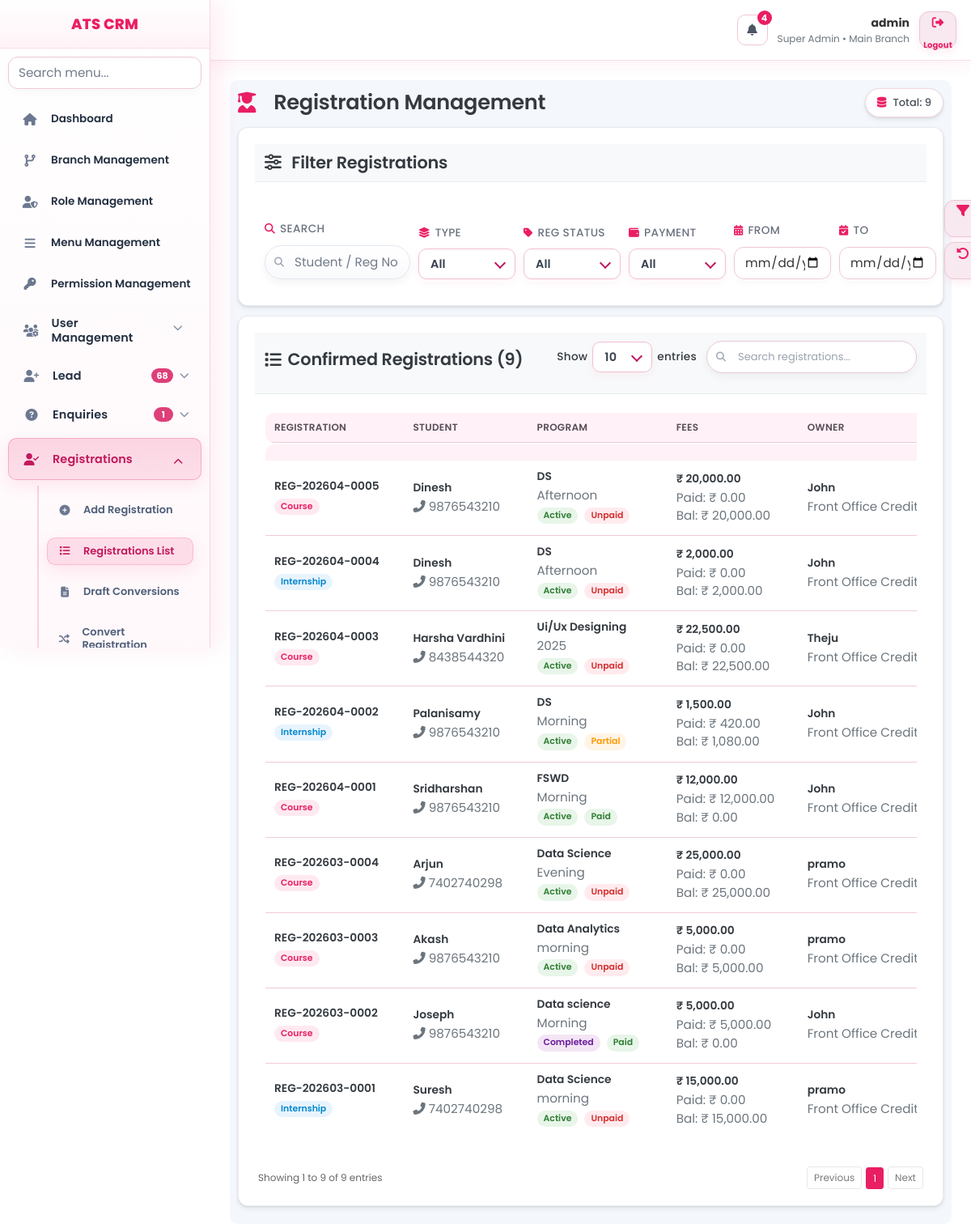
The page /index.php?page=registrations/list (signed in) on the database its author committed.
### tables this page shows
CREATE TABLE `menus` (
  `id` int(11) NOT NULL AUTO_INCREMENT,
  `menu_name` varchar(150) NOT NULL,
  `menu_slug` varchar(150) NOT NULL,
  `parent_id` int(11) DEFAULT NULL,
  `icon` varchar(100) DEFAULT NULL,
  `sort_order` int(11) DEFAULT 0,
  `status` tinyint(1) DEFAULT 1,
  `created_at` datetime DEFAULT current_timestamp(),
  `updated_at` datetime DEFAULT current_timestamp() ON UPDATE current_timestamp(),
  PRIMARY KEY (`id`)
);

CREATE TABLE `registrations` (
  `id` int(11) NOT NULL AUTO_INCREMENT,
  `registration_no` varchar(50) DEFAULT NULL,
  `enquiry_id` int(11) DEFAULT NULL,
  `branch_id` int(11) NOT NULL,
  `reg_type` enum('course','internship','workshop') NOT NULL,
  `source_type` enum('lead','direct','walkin','reference','online','other') DEFAULT 'direct',
  `joined_on` date DEFAULT NULL,
  `enquiry_snapshot_name` varchar(150) DEFAULT NULL,
  `enquiry_snapshot_phone` varchar(20) DEFAULT NULL,
  `enquiry_snapshot_email` varchar(150) DEFAULT NULL,
  `program_name` varchar(150) DEFAULT NULL,
  `batch_name` varchar(150) DEFAULT NULL,
  `internship_days` int(11) DEFAULT NULL,
  `internship_batch` varchar(100) DEFAULT NULL,
  `internship_start_date` date DEFAULT NULL,
  `internship_end_date` date DEFAULT NULL,
  `internship_completion_status` enum('pending','in_progress','completed') NOT NULL DEFAULT 'pending',
  `internship_certificate_status` enum('not_given','given') NOT NULL DEFAULT 'not_given',
  `internship_certificate_issued_at` datetime DEFAULT NULL,
  `internship_report_status` enum('not_provided','provided') NOT NULL DEFAULT 'not_provided',
  `internship_report_issued_at` datetime DEFAULT NULL,
  `internship_report_due_days` int(11) DEFAULT NULL,
  `total_fee` decimal(10,2) NOT NULL DEFAULT 0.00,
  `discount_amount` decimal(10,2) NOT NULL DEFAULT 0.00,
  `final_fee` decimal(10,2) NOT NULL DEFAULT 0.00,
  `paid_amount` decimal(10,2) NOT NULL DEFAULT 0.00,
  `balance_amount` decimal(10,2) NOT NULL DEFAULT 0.00,
  `payment_status` enum('unpaid','partial','paid') NOT NULL DEFAULT 'unpaid',
  `notes` text DEFAULT NULL,
  `registration_status` enum('draft','active','completed','cancelled') NOT NULL DEFAULT 'draft',
  `assigned_to` int(11) DEFAULT NULL,
  `created_by` int(11) NOT NULL,
  `created_at` datetime NOT NULL,
  `updated_at` datetime NOT NULL,
  PRIMARY KEY (`id`),
  UNIQUE KEY `uk_registration_no` (`registration_no`),
  KEY `enquiry_id` (`enquiry_id`),
  KEY `branch_id` (`branch_id`),
  KEY `assigned_to` (`assigned_to`),
  KEY `status` (`registration_status`),
  KEY `idx_enquiry_id` (`enquiry_id`),
  KEY `idx_branch_id` (`branch_id`),
  KEY `idx_reg_type` (`reg_type`),
  KEY `idx_assigned_to` (`assigned_to`),
  KEY `idx_registration_status` (`registration_status`),
  CONSTRAINT `fk_reg_enquiry` FOREIGN KEY (`enquiry_id`) REFERENCES `enquiries` (`id`) ON DELETE CASCADE
);

CREATE TABLE `users` (
  `id` int(11) NOT NULL AUTO_INCREMENT,
  `branch_id` int(11) DEFAULT NULL,
  `role_id` int(11) DEFAULT NULL,
  `name` varchar(150) NOT NULL,
  `email` varchar(150) NOT NULL,
  `phone` varchar(20) DEFAULT NULL,
  `password` varchar(255) NOT NULL,
  `must_change_password` tinyint(1) DEFAULT 0,
  `last_login` datetime DEFAULT NULL,
  `last_login_ip` varchar(45) DEFAULT NULL,
  `status` tinyint(1) DEFAULT 1,
  `created_at` datetime DEFAULT current_timestamp(),
  `updated_at` datetime DEFAULT current_timestamp() ON UPDATE current_timestamp(),
  `created_by` int(11) DEFAULT NULL,
  `updated_by` int(11) DEFAULT NULL,
  `ip_address` varchar(45) DEFAULT NULL,
  `user_agent` text DEFAULT NULL,
  `remember_selector` varchar(24) DEFAULT NULL,
  `remember_token_hash` varchar(255) DEFAULT NULL,
  `remember_expires` datetime DEFAULT NULL,
  `reset_token_hash` varchar(255) DEFAULT NULL,
  `reset_expires` datetime DEFAULT NULL,
  PRIMARY KEY (`id`),
  UNIQUE KEY `email` (`email`),
  KEY `branch_id` (`branch_id`),
  KEY `role_id` (`role_id`),
  KEY `idx_remember_selector` (`remember_selector`),
  KEY `idx_users_name` (`name`),
  KEY `idx_users_email` (`email`),
  CONSTRAINT `users_ibfk_1` FOREIGN KEY (`branch_id`) REFERENCES `branches` (`id`) ON DELETE SET NULL,
  CONSTRAINT `users_ibfk_2` FOREIGN KEY (`role_id`) REFERENCES `roles` (`id`) ON DELETE SET NULL
);

### views/registrations/list.php (the view, shortened to what the rows shown need)
<link rel="stylesheet" href="<?= BASE_URL ?>assets/css/reglist.css">
<?php
if (!function_exists('h')) {
  function h($v)
  {
    return htmlspecialchars((string) $v, ENT_QUOTES, 'UTF-8');
  }
}
      ?>
      <?php
$where = ["r.registration_status IN ('active','completed')"];
$params = [];
$whereSql = 'WHERE ' . implode(' AND ', $where);
$rows = [];
try {
  $sql = "
        SELECT
            r.*,
            e.enquiry_no,
            e.name AS enquiry_name,
            e.phone AS enquiry_phone,
            u.name AS owner_name
        FROM registrations r
        LEFT JOIN enquiries e ON e.id = r.enquiry_id
        LEFT JOIN users u ON u.id = r.assigned_to
        $whereSql
        ORDER BY r.id DESC
    ";
  $st = $pdo->prepare($sql);
  $st->execute($params);
  $rows = $st->fetchAll(PDO::FETCH_ASSOC);
} catch (Exception $e) {
  $rows = [];
}
function regTypeBadgeList($type)
{
  $map = [
    'course' => ['#e91e63', '#ffe9f0', 'Course'],
    'internship' => ['#0288d1', '#e8f4fd', 'Internship'],
    'workshop' => ['#ff9800', '#fff4e5', 'Workshop'],
  ];
  $c = $map[$type][0] ?? '#607d8b';
  $bg = $map[$type][1] ?? '#eef2f5';
  $t = $map[$type][2] ?? ucfirst((string) $type);
  return '<span class="badge-pill-custom" style="color:' . $c . ';background:' . $bg . ';border-color:' . $bg . ';">' . $t . '</span>';
}
function regStatusBadge($status)
{
  $map = [
    'active' => ['#2e7d32', '#e8f5e9', 'Active'],
    'completed' => ['#6a1b9a', '#f3e5f5', 'Completed'],
  ];
  $c = $map[$status][0] ?? '#607d8b';
  $bg = $map[$status][1] ?? '#eef2f5';
  $t = $map[$status][2] ?? ucfirst((string) $status);
  return '<span class="badge-pill-custom" style="color:' . $c . ';background:' . $bg . ';border-color:' . $bg . ';">' . $t . '</span>';
}
function payStatusBadgeList($type)
{
  $map = [
    'unpaid' => ['#d32f2f', '#ffebee', 'Unpaid'],
    'partial' => ['#ff9800', '#fff4e5', 'Partial'],
    'paid' => ['#2e7d32', '#e8f5e9', 'Paid'],
  ];
  $c = $map[$type][0] ?? '#607d8b';
  $bg = $map[$type][1] ?? '#eef2f5';
  $t = $map[$type][2] ?? ucfirst((string) $type);
  return '<span class="badge-pill-custom" style="color:' . $c . ';background:' . $bg . ';border-color:' . $bg . ';">' . $t . '</span>';
}
?>
<div class="leads-dashboard">
  <div class="dashboard-header">
    <h2><i class="fas fa-user-graduate" style="margin-right: 12px; color: #e91e63;"></i>Registration Management</h2>
  </div>
  <div class="card">
    <div class="table-container">
      <table class="leads-table" id="registrationsTable">
          <thead>
            <tr>
              <th>Registration</th>
              <th>Student</th>
              <th>Program</th>
              <th>Fees</th>
              <th>Owner</th>
            </tr>
          </thead>
          <tbody>
              <?php foreach ($rows as $r): ?>
                <tr>
                  <td>
                    <div class="primary-text"><?= h($r['registration_no'] ?: ('REG-' . $r['id'])) ?></div>
                    <div class="secondary-text"><?= regTypeBadgeList($r['reg_type'] ?? '') ?></div>
                  </td>
                  <td>
                    <div class="primary-text"><?= h($r['enquiry_snapshot_name'] ?: $r['enquiry_name'] ?: '-') ?></div>
                    <div class="secondary-text"><i class="fas fa-phone-alt"></i>
                      <?= h(visibleStudentContactValue($r['enquiry_snapshot_phone'] ?: $r['enquiry_phone'] ?: '-')) ?></div>
                  </td>
                  <td>
                    <div class="primary-text"><?= h($r['program_name'] ?: '-') ?></div>
                    <div class="secondary-text"><?= h($r['batch_name'] ?: '-') ?></div>
                    <div class="secondary-text"><?= regStatusBadge($r['registration_status'] ?? '') ?>
                      <?= payStatusBadgeList($r['payment_status'] ?? '') ?></div>
                  </td>
                  <td>
                    <div class="primary-text"><?= inr_symbol() ?> <?= h(number_format((float) ($r['final_fee'] ?? 0), 2)) ?></div>
                    <div class="secondary-text">Paid: <?= inr_symbol() ?> <?= h(number_format((float) ($r['paid_amount'] ?? 0), 2)) ?></div>
                    <div class="secondary-text">Bal: <?= inr_symbol() ?> <?= h(number_format((float) ($r['balance_amount'] ?? 0), 2)) ?></div>
                  </td>
                  <td>
                    <div class="primary-text"><?= h($r['owner_name'] ?: '-') ?></div>
                    <div class="secondary-text">Front Office Credit</div>
                  </td>
                </tr>
              <?php endforeach; ?>
          </tbody>
        </table>
    </div>
    </div>
  </div>
</div>

### views/layout/sidebar.php (shortened to what the rows shown need)
<?php
$role_id     = $_SESSION['role_id'] ?? 0;
$currentPage = $_GET['page'] ?? '';
$sessionUserId = (int)($_SESSION['user_id'] ?? 0);
$sessionBranchId = (int)($_SESSION['branch_id'] ?? 0);
$stmt = $pdo->prepare("
    SELECT m.*
    FROM menus m
    INNER JOIN role_permissions rp
        ON rp.menu_id = m.id
    WHERE rp.role_id = :role_id
      AND rp.can_view = 1
      AND m.status = 1
    ORDER BY m.parent_id ASC, m.sort_order ASC
");
$stmt->execute([
    'role_id' => $role_id
]);
$menus = $stmt->fetchAll(PDO::FETCH_ASSOC);
$menus = array_values(array_filter($menus, function($m) {
    $slug = $m['menu_slug'] ?? '';
    return !(
        strpos($slug, 'dashboard/') === 0
        || $slug === 'dashboard'
        || $slug === 'system/demo_reset'
    );
}));
$menuTree = [];
foreach ($menus as $menu) {
    if ($menu['parent_id'] === NULL) {
        $menuTree[$menu['id']] = $menu;
        $menuTree[$menu['id']]['children'] = [];
    }
}
foreach ($menus as $menu) {
    if ($menu['parent_id'] !== NULL && isset($menuTree[$menu['parent_id']])) {
        $menuTree[$menu['parent_id']]['children'][] = $menu;
    }
}
function isParentOpen($parent, $currentPage) {
    if (!isset($parent['children']) || empty($parent['children'])) return false;
    foreach ($parent['children'] as $child) {
        if ($currentPage === $child['menu_slug']) return true;
    }
    return false;
}
$sidebarBadges = [
    'lead' => 0,
    'enquiries' => 0,
    'enquiries/followups' => 0,
];
try {
    $sidebarBadgeCacheKey = 'sidebar_badges_' . $sessionUserId;
    $cachedSidebarBadges = $_SESSION[$sidebarBadgeCacheKey] ?? null;
    $useBadgeCache = is_array($cachedSidebarBadges)
        && isset($cachedSidebarBadges['ts'], $cachedSidebarBadges['values'])
        && (time() - (int)$cachedSidebarBadges['ts']) <= 30
        && (int)($cachedSidebarBadges['role_id'] ?? 0) === (int)$role_id
        && (int)($cachedSidebarBadges['branch_id'] ?? 0) === (int)$sessionBranchId;
    if ($useBadgeCache) {
        $vals = (array)$cachedSidebarBadges['values'];
        foreach ($sidebarBadges as $k => $v) {
            if (isset($vals[$k])) $sidebarBadges[$k] = max(0, (int)$vals[$k]);
        }
    } else {
        $leadSql = "SELECT COUNT(*) FROM leads l WHERE l.status NOT IN ('converted','closed')";
        $leadParams = [];
        $stLead = $pdo->prepare($leadSql);
        $stLead->execute($leadParams);
        $sidebarBadges['lead'] = (int)($stLead->fetchColumn() ?: 0);
        $enqSql = "SELECT COUNT(*) FROM enquiries e WHERE e.status IN ('new','followup')";
        $enqParams = [];
        $stEnq = $pdo->prepare($enqSql);
        $stEnq->execute($enqParams);
        $sidebarBadges['enquiries'] = (int)($stEnq->fetchColumn() ?: 0);
        $fuSql = "
            SELECT COUNT(*)
            FROM enquiry_followups f
            INNER JOIN enquiries e ON e.id = f.enquiry_id
            WHERE LOWER(TRIM(COALESCE(f.status,'pending'))) = 'pending'
        ";
        $fuParams = [];
        $stFu = $pdo->prepare($fuSql);
        $stFu->execute($fuParams);
        $sidebarBadges['enquiries/followups'] = (int)($stFu->fetchColumn() ?: 0);
    }
} catch (Throwable $e) {
}
if (!function_exists('sidebarBadgeText')) {
    function sidebarBadgeText($count): string {
        $c = max(0, (int)$count);
        return $c > 99 ? '99+' : (string)$c;
    }
}
?>
<div class="sidebar" id="crmSidebar">
    <ul class="menu-list">
        <?php foreach ($menuTree as $parent): ?>
            <?php
                $hasChildren  = !empty($parent['children']);
                $parentOpen   = isParentOpen($parent, $currentPage);
                $parentActive = ($currentPage === $parent['menu_slug']) || $parentOpen;
            ?>
            <li class="<?= $parentActive ? 'active' : '' ?> <?= $hasChildren ? 'has-children' : '' ?> <?= $parentOpen ? 'open' : '' ?>"<?= $hasChildren ? ' data-initial-open="' . ($parentOpen ? '1' : '0') . '"' : '' ?>>
                <?php if ($hasChildren): ?>
                    <?php $submenuId = 'submenu-' . (int)$parent['id']; ?>
                    <button
                        type="button"
                        class="menu-toggle"
                        data-menu-id="<?= (int)$parent['id'] ?>"
                        data-tooltip="<?= htmlspecialchars($parent['menu_name']) ?>"
                        aria-expanded="<?= $parentOpen ? 'true' : 'false' ?>"
                        aria-controls="<?= htmlspecialchars($submenuId) ?>"
                    >
                        <i class="<?= htmlspecialchars($parent['icon'] ?: 'fas fa-circle') ?>"></i>
                        <span class="menu-label"><?= htmlspecialchars($parent['menu_name']) ?></span>
                        <?php
                            $parentSlug = strtolower(trim((string)($parent['menu_slug'] ?? '')));
                            $parentName = strtolower(trim((string)($parent['menu_name'] ?? '')));
                            $parentBadgeCount = 0;
                            if ($parentSlug === 'lead' || strpos($parentName, 'lead') !== false) {
                                $parentBadgeCount = (int)($sidebarBadges['lead'] ?? 0);
                            } elseif ($parentSlug === 'enquiries' || strpos($parentName, 'enquir') !== false) {
                                $parentBadgeCount = (int)($sidebarBadges['enquiries'] ?? 0);
                            }
                        ?>
                        <?php if ($parentBadgeCount > 0): ?>
                            <span class="menu-tail">
                                <span class="menu-badge" data-modern-tooltip="Open <?= htmlspecialchars($parent['menu_name']) ?>: <?= (int)$parentBadgeCount ?>">
                                    <?= htmlspecialchars(sidebarBadgeText($parentBadgeCount)) ?>
                                </span>
                                <i class="fas fa-chevron-down caret"></i>
                            </span>
                        <?php else: ?>
                            <span class="menu-tail">
                                <i class="fas fa-chevron-down caret"></i>
                            </span>
                        <?php endif; ?>
                    </button>
                    <ul id="<?= htmlspecialchars($submenuId) ?>" class="submenu" <?= $parentOpen ? '' : 'style="display:none;" hidden' ?>>
                        <?php foreach ($parent['children'] as $child): ?>
                            <li class="<?= ($currentPage === $child['menu_slug']) ? 'active' : '' ?>">
                                <a href="index.php?page=<?= htmlspecialchars($child['menu_slug']) ?>">
                                    <i class="<?= htmlspecialchars($child['icon'] ?: 'fas fa-dot-circle') ?>"></i>
                                    <span class="menu-label"><?= htmlspecialchars($child['menu_name']) ?></span>
                                </a>
                            </li>
                        <?php endforeach; ?>
                    </ul>
                <?php else: ?>
                    <a href="index.php?page=<?= htmlspecialchars($parent['menu_slug']) ?>" data-tooltip="<?= htmlspecialchars($parent['menu_name']) ?>">
                        <i class="<?= htmlspecialchars($parent['icon'] ?: 'fas fa-circle') ?>"></i>
                        <span class="menu-label"><?= htmlspecialchars($parent['menu_name']) ?></span>
                    </a>
                <?php endif; ?>
            </li>
        <?php endforeach; ?>
    </ul>
</div>

### rows shown on the page
menus: menu_name "Branch Management"
menus: menu_name "Role Management"
menus: menu_name "Menu Management"
menus: menu_name "Permission Management"
menus: menu_name "User Management"
menus: menu_name "Lead", parentBadgeCount "68"
menus: menu_name "Enquiries", parentBadgeCount "1"
menus: menu_name "Registrations"
menus: menu_name "Add Registration"
menus: menu_name "Registrations List"
menus: menu_name "Draft Conversions"
menus: menu_name "Convert…"
registrations: registration_no "REG-202604-0005", reg_type "Course", enquiry_snapshot_name "Dinesh", enquiry_snapshot_phone "9876543210", program_name "DS", batch_name "Afternoon", registration_status "Active", payment_status "Unpaid", final_fee "20,000.00", paid_amount "0.00", balance_amount "20,000.00", users.name "John"
registrations: registration_no "REG-202604-0004", reg_type "Internship", enquiry_snapshot_name "Dinesh", enquiry_snapshot_phone "9876543210", program_name "DS", batch_name "Afternoon", registration_status "Active", payment_status "Unpaid", final_fee "2,000.00", paid_amount "0.00", balance_amount "2,000.00", users.name "John"
registrations: registration_no "REG-202604-0003", reg_type "Course", enquiry_snapshot_name "Harsha Vardhini", enquiry_snapshot_phone "8438544320", program_name "Ui/Ux Designing", batch_name "2025", registration_status "Active", payment_status "Unpaid", final_fee "22,500.00", paid_amount "0.00", balance_amount "22,500.00", users.name "Theju"
registrations: registration_no "REG-202604-0002", reg_type "Internship", enquiry_snapshot_name "Palanisamy", enquiry_snapshot_phone "9876543210", program_name "DS", batch_name "Morning", registration_status "Active", payment_status "Partial", final_fee "1,500.00", paid_amount "420.00", balance_amount "1,080.00", users.name "John"
registrations: registration_no "REG-202604-0001", reg_type "Course", enquiry_snapshot_name "Sridharshan", enquiry_snapshot_phone "9876543210", program_name "FSWD", batch_name "Morning", registration_status "Active", payment_status "Paid", final_fee "12,000.00", paid_amount "12,000.00", balance_amount "0.00", users.name "John"
registrations: registration_no "REG-202603-0004", reg_type "Course", enquiry_snapshot_name "Arjun", enquiry_snapshot_phone "7402740298", program_name "Data Science", batch_name "Evening", registration_status "Active", payment_status "Unpaid", final_fee "25,000.00", paid_amount "0.00", balance_amount "25,000.00", users.name "pramo"
registrations: registration_no "REG-202603-0003", reg_type "Course", enquiry_snapshot_name "Akash", enquiry_snapshot_phone "9876543210", program_name "Data Analytics", batch_name "morning", registration_status "Active", payment_status "Unpaid", final_fee "5,000.00", paid_amount "0.00", balance_amount "5,000.00", users.name "pramo"
registrations: registration_no "REG-202603-0002", reg_type "Course", enquiry_snapshot_name "Joseph", enquiry_snapshot_phone "9876543210", program_name "Data science", batch_name "Morning", registration_status "Completed", payment_status "Paid", final_fee "5,000.00", paid_amount "5,000.00", balance_amount "0.00", users.name "John"
registrations: registration_no "REG-202603-0001", reg_type "Internship", enquiry_snapshot_name "Suresh", enquiry_snapshot_phone "7402740298", program_name "Data Science", batch_name "morning", registration_status "Active", payment_status "Unpaid", final_fee "15,000.00", paid_amount "0.00", balance_amount "15,000.00", users.name "pramo"

### other values the page prints
$topNotificationCount "4"
$user_name "admin"
$user_role "Super Admin"
$branch_name "Main Branch"
APP_NAME "ATS CRM"
$totalRows "9"
